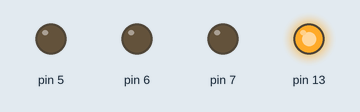
Recording of a sketch running on a simulated Arduino Uno, built with avr-gcc and run on an emulated ATmega328P. Parts: output pins drawn as LEDs (lit = HIGH). At 2.0 s the program stops and its outputs stay as they are.

Above: at 0.05 s.
At 0.95 s:
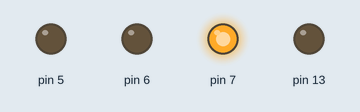
At 1.45 s:
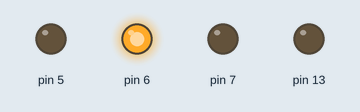
At 1.95 s:
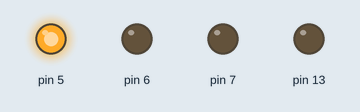
Timing chart, 0 to 3.0 s (numbered marks = the images above):
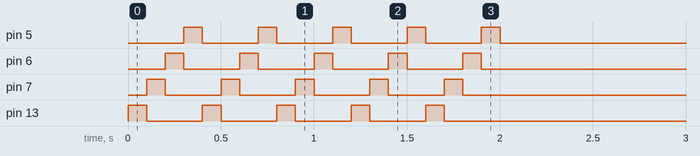

The sketch:

assignment1.ino
```cpp
//Turn off and on the LED without using for loop

int i=4;

void setup()
{
  pinMode(13, OUTPUT);
  pinMode(7, OUTPUT);
  pinMode(6, OUTPUT);
  pinMode(5, OUTPUT);

}


void loop()
{

    if(i>=0)
  {

    digitalWrite(13, HIGH);
    delay(100);                //unit of delay is milliseconds
    digitalWrite(13, LOW);
    digitalWrite(7, HIGH);
    delay(100);
    digitalWrite(7, LOW);
    digitalWrite(6, HIGH);
    delay(100);
    digitalWrite(6, LOW);
    digitalWrite(5, HIGH);
    delay(100);
    digitalWrite(5, LOW);
    i--;
  }

 else
   exit(0);

}
```

Measured:
- by itself, pin 5–7, pin 13: alternates HIGH for 0.10 s and LOW for 0.30 s, 10 changes in all, then stays LOW
